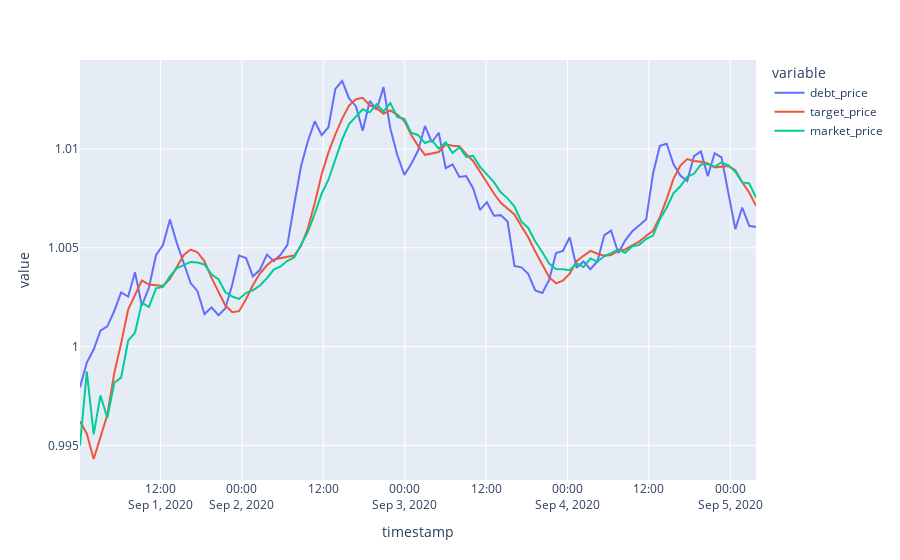

Notebook source saved alongside this figure:
### Code cell
df.plot(kind='line', x='timestamp', y=['debt_price', 'target_price', 'market_price'])
